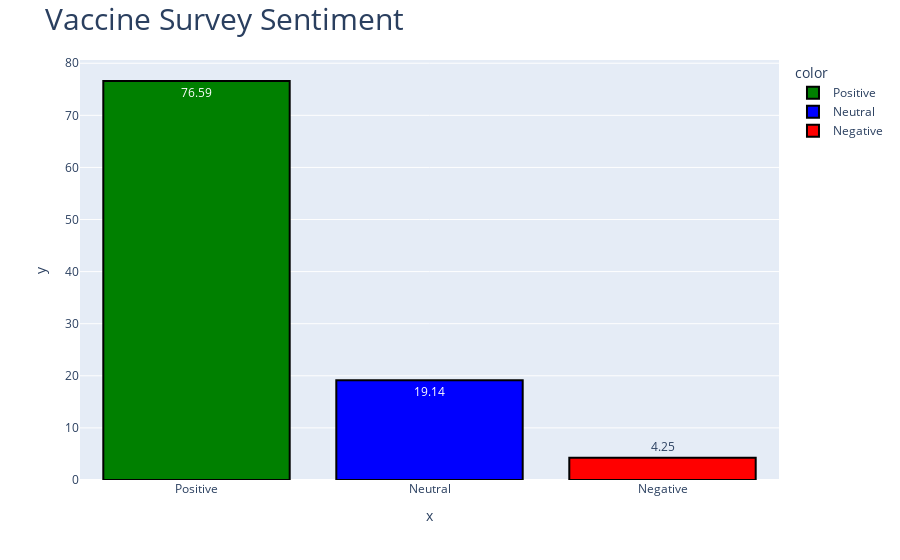

The code cell stored with this chart in its notebook:
### Code cell
fig = px.bar(x = sentiment_overall_category2, y = sentiment_overall_values2, text_auto = True,
            color = sentiment_overall_category2,
             color_discrete_map = {'Neutral': 'blue', 
                                   'Positive': 'green', 
                                   'Negative': 'red',
                                  })
fig.update_traces(marker_line_color = 'black',
                  marker_line_width = 2, opacity = 1)
fig.update_layout(
    title=dict(text="Vaccine Survey Sentiment", font=dict(size=30))
)

### Figure 1 — Plotly figure (JSON) as saved in the notebook; plotly's stock layout.template omitted (floating-point values rounded to 4 significant figures)
{"data": [{"alignmentgroup": "True", "hovertemplate": "color=Positive<br>x=%{x}<br>y=%{y}<extra></extra>", "legendgroup": "Positive", "marker": {"color": "green", "line": {"color": "black", "width": 2}, "pattern": {"shape": ""}}, "name": "Positive", "offsetgroup": "Positive", "opacity": 1, "orientation": "v", "showlegend": true, "textposition": "auto", "texttemplate": "%{y}", "type": "bar", "x": ["Positive"], "xaxis": "x", "y": [76.59], "yaxis": "y"}, {"alignmentgroup": "True", "hovertemplate": "color=Neutral<br>x=%{x}<br>y=%{y}<extra></extra>", "legendgroup": "Neutral", "marker": {"color": "blue", "line": {"color": "black", "width": 2}, "pattern": {"shape": ""}}, "name": "Neutral", "offsetgroup": "Neutral", "opacity": 1, "orientation": "v", "showlegend": true, "textposition": "auto", "texttemplate": "%{y}", "type": "bar", "x": ["Neutral"], "xaxis": "x", "y": [19.14], "yaxis": "y"}, {"alignmentgroup": "True", "hovertemplate": "color=Negative<br>x=%{x}<br>y=%{y}<extra></extra>", "legendgroup": "Negative", "marker": {"color": "red", "line": {"color": "black", "width": 2}, "pattern": {"shape": ""}}, "name": "Negative", "offsetgroup": "Negative", "opacity": 1, "orientation": "v", "showlegend": true, "textposition": "auto", "texttemplate": "%{y}", "type": "bar", "x": ["Negative"], "xaxis": "x", "y": [4.25], "yaxis": "y"}], "layout": {"barmode": "relative", "legend": {"title": {"text": "color"}, "tracegroupgap": 0}, "margin": {"t": 60}, "title": {"font": {"size": 30}, "text": "Vaccine Survey Sentiment"}, "xaxis": {"anchor": "y", "domain": [0, 1], "title": {"text": "x"}}, "yaxis": {"anchor": "x", "domain": [0, 1], "title": {"text": "y"}}}}
